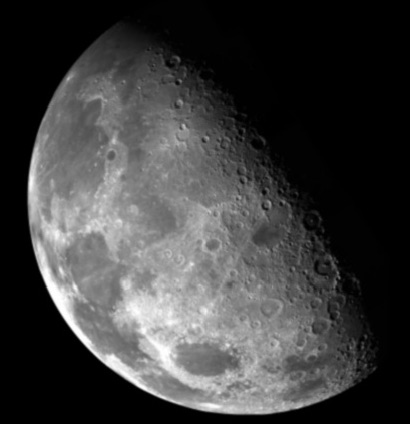
#> input picture img/moon_gray.jpg, 410 x 424 px
$ python morph_grad_hat.py
#> lines starting #> are read from the running program, lines starting #| are printed output that depends on the picture
import cv2
import numpy as np
import matplotlib.pyplot as plt

file_name = '../img/moon_gray.jpg'
img = cv2.imread(file_name)
#> img is the input picture: shape (424, 410, 3); min 0, max 255, mean 61.8

k5 = np.ones( (5,5), np.uint8)
k9 = cv2.getStructuringElement(cv2.MORPH_RECT, (9,9))

gradient = cv2.morphologyEx(img, cv2.MORPH_GRADIENT, k9)
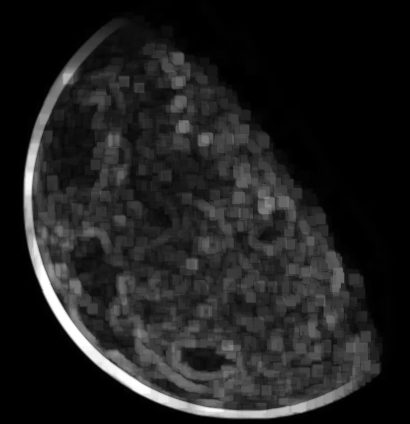
#> gradient: shape (424, 410, 3); min 0, max 255, mean 31.9
tophat = cv2.morphologyEx(img, cv2.MORPH_TOPHAT, k9)
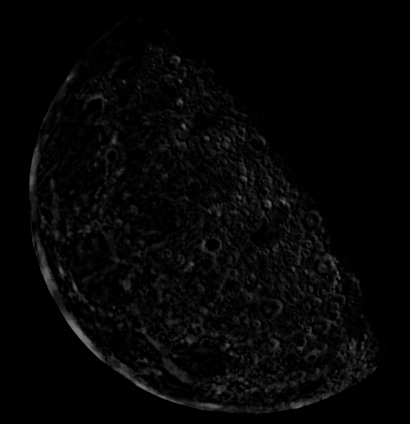
#> tophat: shape (424, 410, 3); min 0, max 122, mean 5.6
blackhat = cv2.morphologyEx(img, cv2.MORPH_BLACKHAT, k9)
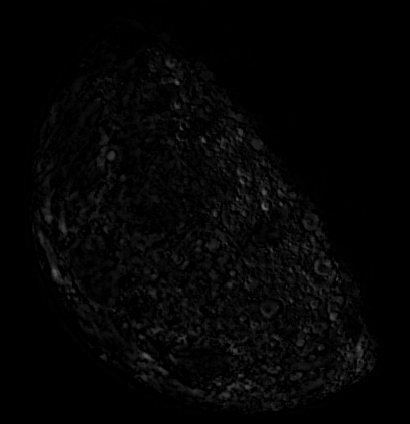
#> blackhat: shape (424, 410, 3); min 0, max 103, mean 4.7

imgs = [img, gradient, tophat, blackhat]
tits = ['Original', 'Gradient', 'Top Hat', 'Black Hat']

for i in range(4):
    plt.subplot(2,2,i+1)
    plt.imshow(imgs[i])
    plt.title(tits[i])
    plt.xticks([]), plt.yticks([])

plt.show()
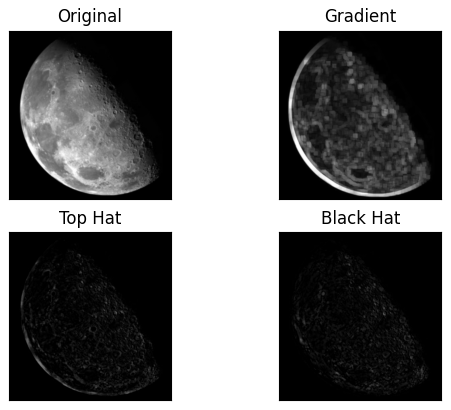
#> figure drawn by matplotlib, 4 panels
